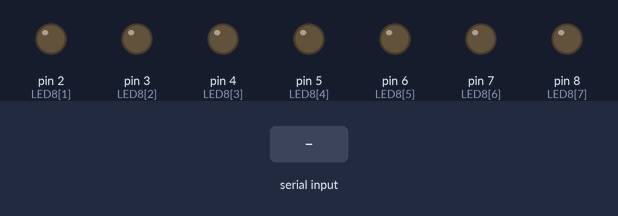
Recording of a sketch running on a simulated Arduino Uno, built with avr-gcc and run on an emulated ATmega328P. Parts: output pins drawn as LEDs (lit = HIGH). Inputs (shaded band) come from the test bench. Pins used as bus, display or sensor lines are not drawn.

Above: at 1.2 s.
1.3 s: "90,45\n" received over Serial
At 1.9 s:
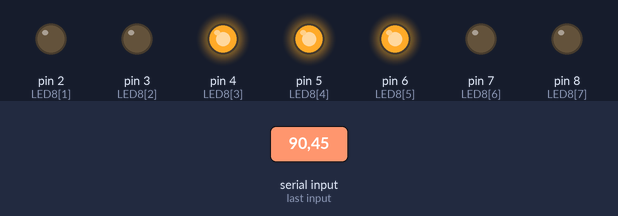
2.8 s: "30,150\n" received over Serial
At 4.0 s:
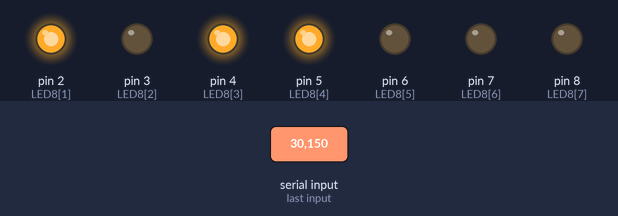
4.3 s: "5\n" received over Serial
At 5.2 s:
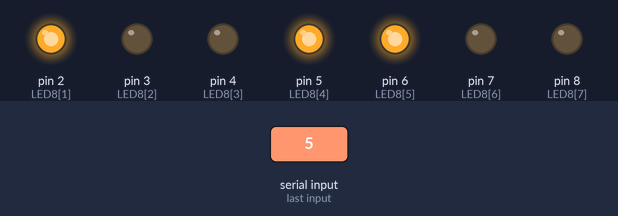
5.8 s: "200\n" received over Serial
At 6.4 s:
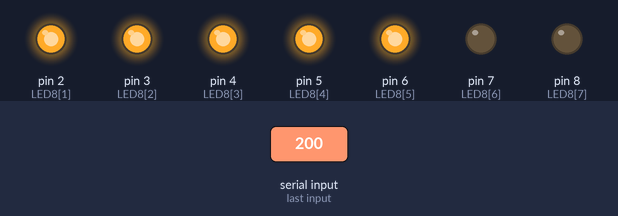
7.3 s: "90,45\n" received over Serial
At 7.6 s:
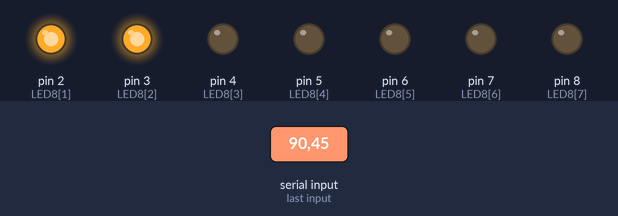
8.8 s: "90\n" received over Serial
At 9.9 s:
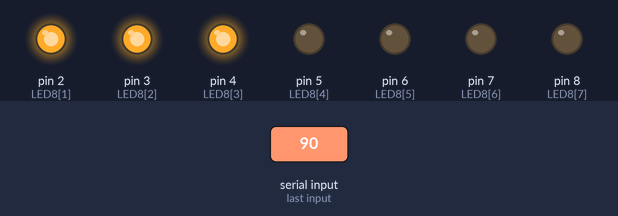
Timing chart, 0 to 11.3 s (numbered marks = the images above; inputs shaded):
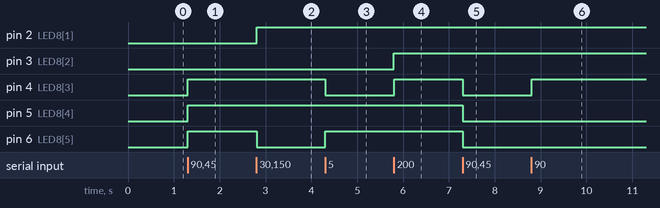

Measured:
- after the input at 1.3 s, pin 4 (LED8[3]), pin 5 (LED8[4]), pin 6 (LED8[5]): LOW → HIGH at once
- after the input at 2.8 s, pin 2 (LED8[1]): LOW → HIGH at once; pin 6 (LED8[5]): HIGH → LOW at once
- after the input at 4.3 s, pin 4 (LED8[3]): HIGH → LOW at once; pin 6 (LED8[5]): LOW → HIGH at once
- after the input at 5.8 s, pin 3 (LED8[2]), pin 4 (LED8[3]): LOW → HIGH at once
- after the input at 7.3 s, pin 4 (LED8[3]), pin 5 (LED8[4]), pin 6 (LED8[5]): HIGH → LOW at once
- after the input at 8.8 s, pin 4 (LED8[3]): LOW → HIGH at once

The sketch:

SerialInLED.ino
```cpp
int LED8[] = {1,2,3,4,5,6,7,8};
void setup() {
  // put your setup code here, to run once:
  for(int i = 0; i < 8; i++){
    pinMode(LED8[i], OUTPUT);
    digitalWrite(LED8[i],LOW);
  }
  Serial.begin(9600);
}
int ledon = 0;
void loop() {
  // put your main code here, to run repeatedly:
  if(Serial.available()){
  char in = Serial.read();
  ledon = in - '0';

  int ledState = digitalRead(LED8[ledon]);
  digitalWrite(LED8[ledon], !ledState);
  }
}
```
